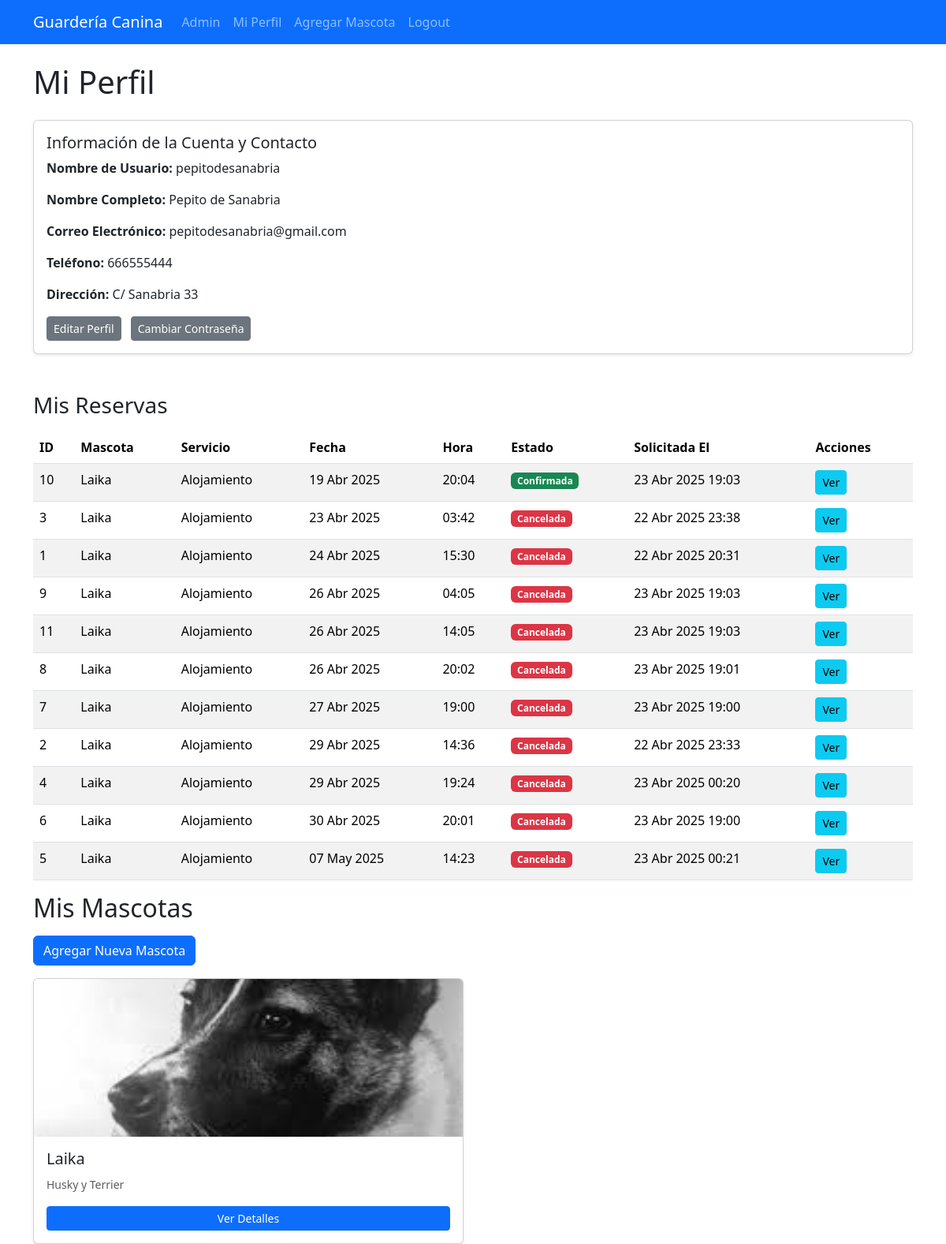
Page /perfil/ (signed in) on the committed database.
### daycare/models.py (models this page shows, shortened)
class Owner(models.Model):
    user = models.OneToOneField(User, on_delete=models.CASCADE) # Relación uno-a-uno con el Usuario de Django
    telefono = models.CharField(max_length=15, blank=True, null=True)
    direccion = models.TextField(blank=True, null=True)

class Booking(models.Model):
    pet = models.ForeignKey(Pet, on_delete=models.CASCADE, related_name='bookings')
    service = models.ForeignKey(Service, on_delete=models.CASCADE, related_name='bookings', verbose_name='Servicio')
    date = models.DateField()
    time = models.TimeField()
    status = CharField(max_length=20, choices=STATUS_CHOICES, default='Pending')
    notes = models.TextField(blank=True, null=True, verbose_name='Notas del Dueño al Reservar')
    created_at = models.DateTimeField(auto_now_add=True)
    staff_notes = models.TextField(blank=True, null=True, verbose_name='Notas Internas del Staff') # <--- Añade este campo
    class Meta:
        ordering = ['date', 'time']

class Pet(models.Model):
    owner = models.ForeignKey(Owner, on_delete=models.CASCADE, related_name='pets') # Relación muchos-a-uno con Dueño
    nombre = models.CharField(max_length=100)
    raza = models.CharField(max_length=100, blank=True, null=True)
    fecha_nacimiento = models.DateField(blank=True, null=True)
    foto = models.ImageField(upload_to='pets_photos/', blank=True, null=True)
    notas_medicas = models.TextField(blank=True, null=True) # Alergias, medicaciones, etc.
    comportamiento_notas = models.TextField(blank=True, null=True, verbose_name='Notas sobre la Mascota') # Cómo se lleva con otros perros, etc.

class Service(models.Model):
    name = models.CharField(max_length=255, unique=True, verbose_name='Nombre del Servicio') # Nombre único del servicio
    description = models.TextField(blank=True, null=True, verbose_name='Descripción') # Descripción detallada
    price = models.DecimalField(max_digits=6, decimal_places=2, null=True, blank=True, verbose_name='Precio')
    duration_description = models.CharField(max_length=100, blank=True, null=True, verbose_name='Duración (ej: Medio día, 1 hora)')
    is_active = models.BooleanField(default=True, verbose_name='Activo') # Para poder desactivar servicios temporalmente
    class Meta:
        verbose_name = 'Servicio' # Nombre singular en el Admin/Django
        verbose_name_plural = 'Servicios' # Nombre plural en el Admin/Django
        ordering = ['name'] # Ordenar servicios alfabéticamente por nombre

### daycare/views.py (the view)
# urls.py: path('perfil/', views.perfil_owner, name='perfil_owner'),
@login_required
def perfil_owner(request):
    try:
        user = request.user
        owner_profile = user.owner
        mis_mascotas = owner_profile.pets.all().order_by('nombre')
        mis_reservas = Booking.objects.filter(pet__owner=owner_profile).order_by('date', 'time')
        return render(request, 'daycare/perfil_owner.html', {
            'user': user,
            'owner_profile': owner_profile,
            'mis_mascotas': mis_mascotas,
            'mis_reservas': mis_reservas,
        })
    except Owner.DoesNotExist:
         messages.error(request, 'Tu cuenta de usuario no tiene un perfil de Dueño asociado. Por favor, usa una cuenta con perfil de dueño o contacta al administrador.')
         return redirect('login')

### daycare/templates/daycare/perfil_owner.html (shortened to what this page needs)
{% extends 'daycare/base.html' %}
{% load static %}
{% block content %}
    <h1 class="mb-4">Mi Perfil</h1>
    <div class="card shadow-sm mb-4">
        <div class="card-body">
            <h5 class="card-title">Información de la Cuenta y Contacto</h5>
            <p class="card-text"><strong>Nombre de Usuario:</strong> {{ user.username }}</p>
            <p class="card-text"><strong>Nombre Completo:</strong> {{ user.first_name }} {{ user.last_name }}</p>
            <p class="card-text"><strong>Correo Electrónico:</strong> {{ user.email }}</p>
            <p class="card-text"><strong>Teléfono:</strong> {{ owner_profile.telefono|default:"No especificado" }}</p>
            <p class="card-text"><strong>Dirección:</strong> {{ owner_profile.direccion|default:"No especificada" }}</p>
            <div class="mt-3">
                 <a href="{% url 'daycare:editar_perfil_owner' %}" class="btn btn-secondary btn-sm me-2">Editar Perfil</a>
                 <a href="{% url 'password_change' %}" class="btn btn-secondary btn-sm">Cambiar Contraseña</a>
            </div>
        </div>
    </div>
    <h3 class="mt-5 mb-3">Mis Reservas</h3>
    {% if mis_reservas %}
        <div class="table-responsive">
            <table class="table table-striped table-hover">
                <thead>
                    <tr>
                        <th>ID</th>
                        <th>Mascota</th>
                         <th>Servicio</th>
                        <th>Fecha</th>
                        <th>Hora</th>
                        <th>Estado</th>
                        <th>Solicitada El</th>
                        <th>Acciones</th>
                    </tr>
                </thead>
                <tbody>
                    {% for reserva in mis_reservas %}
                        <tr>
                            <td>{{ reserva.pk }}</td>
                            <td>{{ reserva.pet.nombre }}</td>
                            <td>{{ reserva.service.name }}</td>
                            <td>{{ reserva.date|date:"d M Y" }}</td>
                            <td>{{ reserva.time|time:"H:i" }}</td>
                             <td>
                                <span class="badge {% if reserva.status == 'Confirmed' %}bg-success{% elif reserva.status == 'Cancelled' %}bg-danger{% elif reserva.status == 'Completed' %}bg-secondary{% else %}bg-warning{% endif %}">
                                    {{ reserva.get_status_display }}
                                </span>
                            </td>
                            <td>{{ reserva.created_at|date:"d M Y H:i" }}</td>
                            <td>
                                <a href="{% url 'daycare:detalle_reserva' reserva.pk %}" class="btn btn-info btn-sm me-2">Ver</a>
                            </td>
                        </tr>
                    {% endfor %}
                </tbody>
            </table>
        </div>
    {% else %}
        <p class="lead text-muted">Aún no has solicitado ninguna reserva.</p>
        <p><a href="{% url 'daycare:solicitar_reserva' %}" class="btn btn-primary">Solicitar mi primera reserva</a></p>
    {% endif %}
    <h2 class="mb-3">Mis Mascotas</h2>
    <p>
        <a href="{% url 'daycare:agregar_mascota' %}" class="btn btn-primary">Agregar Nueva Mascota</a>
    </p>
    {% if mis_mascotas %}
        <div class="row row-cols-1 row-cols-md-2 g-4">
        {% for mascota in mis_mascotas %}
            <div class="col">
                <div class="card h-100 shadow-sm">
                    {% if mascota.foto %}
                        <img src="{{ mascota.foto.url }}" class="card-img-top" alt="Foto de {{ mascota.nombre }}" style="height: 200px; object-fit: cover;">
                    {% else %}
                        <img src="{% static 'img/placeholder_pet.png' %}" class="card-img-top" alt="Sin foto" style="height: 200px; object-fit: cover;">
                    {% endif %}
                    <div class="card-body d-flex flex-column">
                        <h5 class="card-title">{{ mascota.nombre }}</h5>
                        <p class="card-text"><small class="text-muted">{{ mascota.raza|default:"Raza no especificada" }}</small></p>
                        <a href="{% url 'daycare:detalle_mascota' mascota.pk %}" class="btn btn-primary btn-sm mt-auto">Ver Detalles</a>
                    </div>
                </div>
            </div>
        {% endfor %}
        </div>
    {% else %}
        <p>Aún no has agregado ninguna mascota a tu perfil.</p>
    {% endif %}
{% endblock content %}

### daycare/templates/daycare/base.html (shortened to what this page needs)
{% extends 'base.html' %}

### templates/base.html (shortened to what this page needs)
{% load static %}
<!DOCTYPE html>
<html lang="es">
<head>
   <link href="https://cdn.jsdelivr.net/npm/bootstrap@5.3.2/dist/css/bootstrap.min.css" rel="stylesheet"
>
   <link rel="stylesheet" href="{% static 'css/style.css' %}">
</head>
<body>
   <nav class="navbar navbar-expand-lg navbar-dark bg-primary">
      <div class="container">
         <a class="navbar-brand" href="{% url 'daycare:home' %}">Guardería Canina</a>
         <div class="collapse navbar-collapse" id="navbarNav">
            <ul class="navbar-nav">
               <li class="nav-item">
                  <a class="nav-link" href="{% url 'admin:index' %}">Admin</a>
               </li>
               {% if user.is_authenticated %}
               <li class="nav-item">
                  <a class="nav-link" href="{% url 'daycare:perfil_owner' %}">Mi Perfil</a>
               </li>
               <li class="nav-item">
                  <a class="nav-link" href="{% url 'daycare:agregar_mascota' %}">Agregar Mascota</a>
               </li>
               <li class="nav-item">
                  <form id="logout-form" action="{% url 'logout' %}" method="post" style="display: inline;">
                     <button type="submit" class="nav-link btn btn-link m-0 align-baseline"
                        style="text-decoration: none; color: var(--bs-navbar-color);">
                        Logout
                     </button>
                  </form>
               </li>
               {% endif %}
            </ul>
         </div>
      </div>
   </nav>
   <div class="container mt-4">
      {% block content %}{% endblock %}
   </div>
</body>
</html>

### rows in the picture
Owner: telefono "666555444", direccion "C/ Sanabria 33"
Booking: pk "10", pet.nombre "Laika", service.name "Alojamiento", date "19 Abr 2025", time "20:04", status "Confirmada", created_at "23 Abr 2025 19:03"
Booking: pk "3", pet.nombre "Laika", service.name "Alojamiento", date "23 Abr 2025", time "03:42", status "Cancelada", created_at "22 Abr 2025 23:38"
Booking: pk "1", pet.nombre "Laika", service.name "Alojamiento", date "24 Abr 2025", time "15:30", status "Cancelada", created_at "22 Abr 2025 20:31"
Booking: pk "9", pet.nombre "Laika", service.name "Alojamiento", date "26 Abr 2025", time "04:05", status "Cancelada", created_at "23 Abr 2025 19:03"
Booking: pk "11", pet.nombre "Laika", service.name "Alojamiento", date "26 Abr 2025", time "14:05", status "Cancelada", created_at "23 Abr 2025 19:03"
Booking: pk "8", pet.nombre "Laika", service.name "Alojamiento", date "26 Abr 2025", time "20:02", status "Cancelada", created_at "23 Abr 2025 19:01"
Booking: pk "7", pet.nombre "Laika", service.name "Alojamiento", date "27 Abr 2025", time "19:00", status "Cancelada", created_at "23 Abr 2025 19:00"
Booking: pk "2", pet.nombre "Laika", service.name "Alojamiento", date "29 Abr 2025", time "14:36", status "Cancelada", created_at "22 Abr 2025 23:33"
Booking: pk "4", pet.nombre "Laika", service.name "Alojamiento", date "29 Abr 2025", time "19:24", status "Cancelada", created_at "23 Abr 2025 00:20"
Booking: pk "6", pet.nombre "Laika", service.name "Alojamiento", date "30 Abr 2025", time "20:01", status "Cancelada", created_at "23 Abr 2025 19:00"
Booking: pk "5", pet.nombre "Laika", service.name "Alojamiento", date "07 May 2025", time "14:23", status "Cancelada", created_at "23 Abr 2025 00:21"
Pet: foto (picture), nombre "Laika", raza "Husky y Terrier"

### other values in the picture
{{ user.username }} "pepitodesanabria"
{{ user.first_name }} "Pepito"
{{ user.last_name }} "de Sanabria"
{{ user.email }} "pepitodesanabria@gmail.com"
